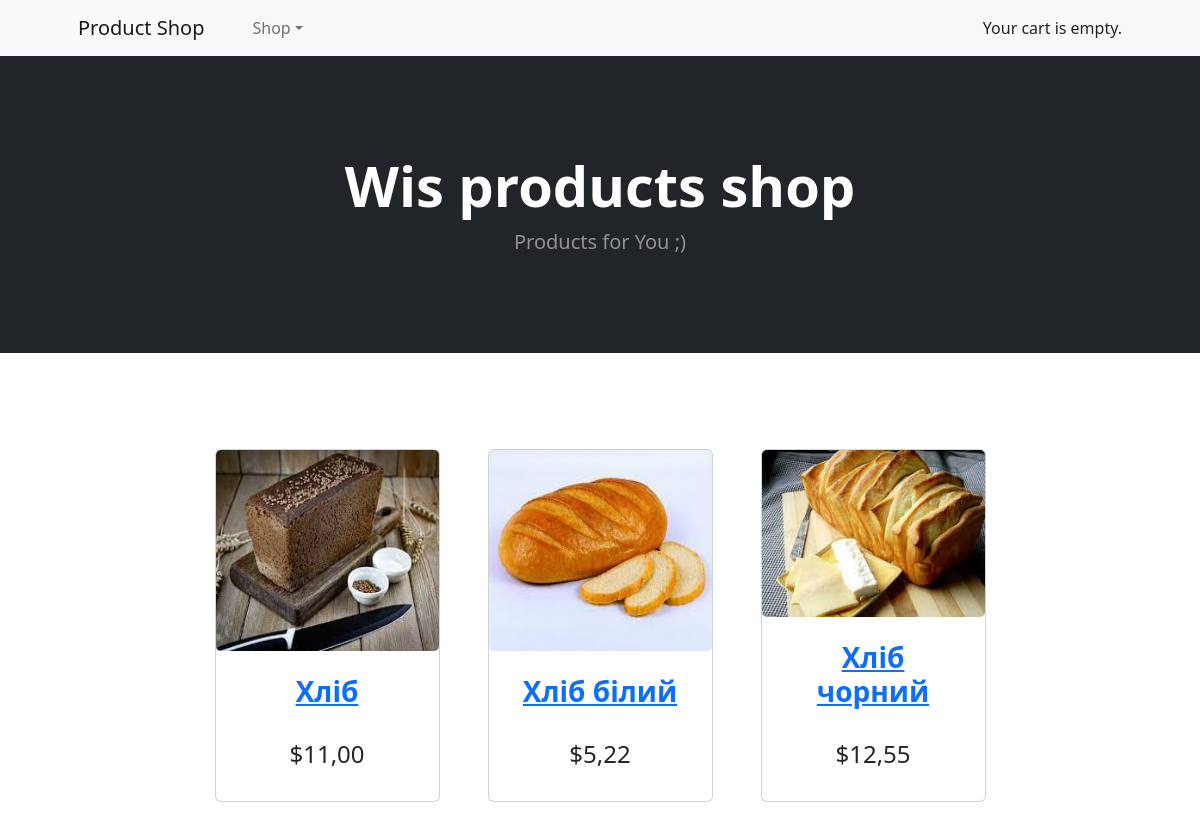
The page /hlib/ on the database as committed earlier.
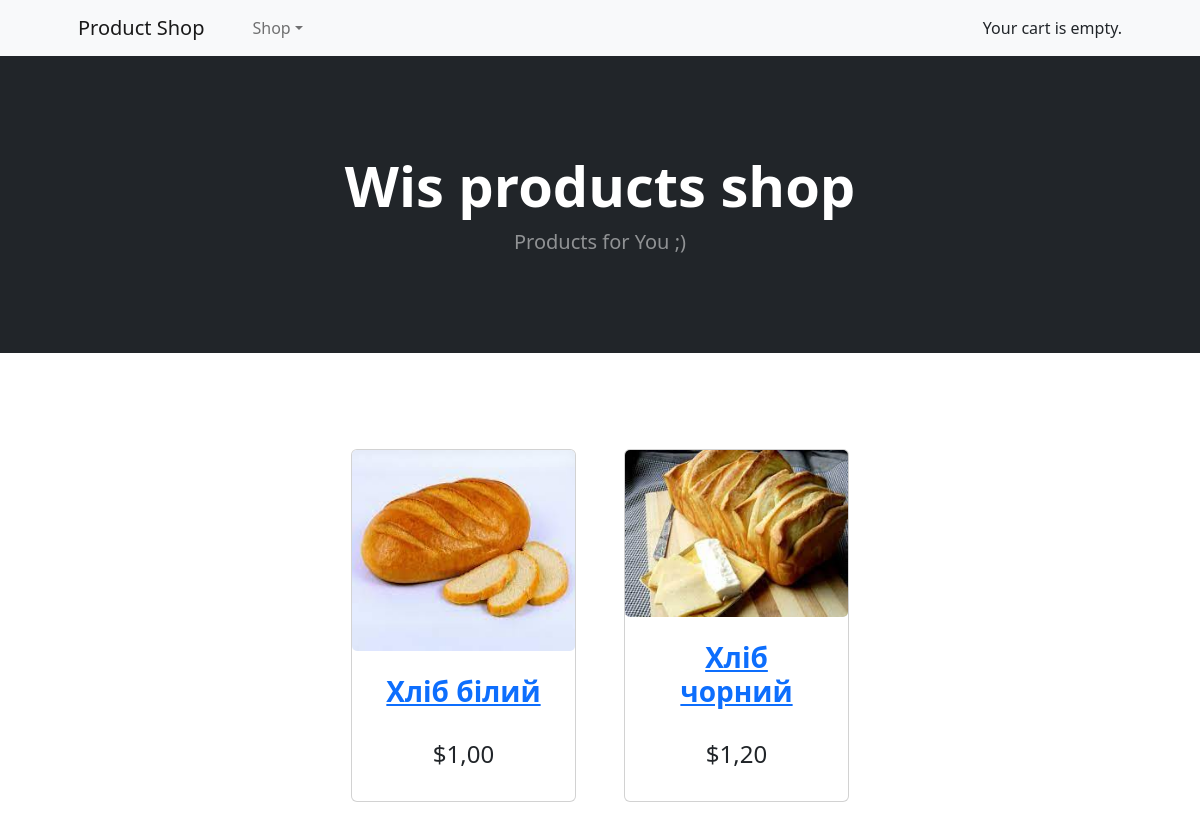
The same page on the database as committed later.
### shop/models.py (models this page shows, shortened)
class Product(models.Model):
    category = models.ForeignKey(Category, related_name='products', on_delete=models.CASCADE)
    name = models.CharField(max_length=100)
    slug = models.SlugField(max_length=100)
    image = models.ImageField(upload_to='products/%Y/%m/%d', blank=True)
    description = models.TextField(blank=True)
    price = models.DecimalField(max_digits=10, decimal_places=2)
    stock = models.PositiveIntegerField()
    available = models.BooleanField(default=True)
    created = models.DateTimeField(auto_now_add=True)
    updated = models.DateTimeField(auto_now=True)
    class Meta:
        ordering = ('name',)
        verbose_name = 'Товар'
        verbose_name_plural = 'Товари'
    def get_absolute_url(self):
        return reverse('shop:product_detail', args=[self.id, self.slug])

### shop/views.py (the view)
# urls.py: path('', views.product_list, name='product_list'),
def product_list(request, category_slug=None):
    category = None
    categories = Category.objects.all()
    products = Product.objects.filter(available=True)
    if category_slug:
        category = get_object_or_404(Category, slug=category_slug)
        products = products.filter(category=category)
    context = {'category': category,
               'categories': categories,
               'products': products}
    return render(request, 'shop/product/list.html', context)

### cart/cart.py (called while the page is built)
    def __len__(self):
        return sum(item['quantity'] for item in self.cart.values())

### cart/context_processors.py (called while the page is built)
def cart(request):
    return {'cart': Cart(request)}

### shop/models.py (called while the page is built)
    def get_absolute_url(self):
        return reverse('shop:product_list_by_category', args=[self.slug])

### shop/templates/shop/product/list.html (shortened to what this page needs)
{% extends "shop/base.html" %}
{% load static %}
{% block content %}
    {% for product in products %}
        <div class="col mb-5">
            <div class="card h-100">
                <img class="item-img" src="{% if product.image %}{{ product.image.url }}{% else %}{% static 'img/no_image.png' %}{% endif %}">
                <div class="card-body p-4">
                    <div class="text-center">
                        <h3><a class="fw-bolder" href="{{ product.get_absolute_url }}">{{ product.name }}</a></h3>
                        <br>
                        <h4>${{ product.price }}</h4>
                    </div>
                </div>
            </div>
        </div>
    {% endfor %}
{% endblock %}

### shop/templates/shop/base.html (shortened to what this page needs)
<!DOCTYPE html>
{% load static %}
<html>
<head>
    <link href="{% static 'css/styles.css' %}" rel="stylesheet" />
</head>
<body>
        <nav class="navbar navbar-expand-lg navbar-light bg-light">
            <div class="container px-4 px-lg-5">
                <a class="navbar-brand" href="/">Product Shop</a>
                <div class="collapse navbar-collapse" id="navbarSupportedContent">
                    <ul class="navbar-nav me-auto mb-2 mb-lg-0 ms-lg-4">
                        <li class="nav-item dropdown">
                            <a class="nav-link dropdown-toggle" id="navbarDropdown" href="#" role="button" data-bs-toggle="dropdown" aria-expanded="false">Shop</a>
                        </li>
                    </ul>
                    <form class="d-flex">
                       {% with total_items=cart|length %}
                            {% if cart|length > 0 %}
                        <button class="btn btn-outline-dark" type="submit">
                            <i class="bi-cart-fill me-1"></i>
                            Your cart:
                            <span class="badge bg-dark text-white ms-1 rounded-pill">
                               <a href="{% url 'cart:cart_detail' %}">
                                    {{ total_items }} item{{ total_items|pluralize }},
                                   ${{ cart.get_total_price }}
                                </a>
                            {% else %}
                                Your cart is empty.
                            {% endif %}
                        {% endwith %}
                    </form>
                </div>
            </div>
        </nav>
        <header class="bg-dark py-5">
            <div class="container px-4 px-lg-5 my-5">
                <div class="text-center text-white">
                    <h1 class="display-4 fw-bolder">Wis products shop</h1>
                    <p class="lead fw-normal text-white-50 mb-0">Products for You ;)</p>
                </div>
            </div>
        </header>
        <section class="py-5">
            <div class="container px-4 px-lg-5 mt-5">
                <div class="row gx-4 gx-lg-5 row-cols-2 row-cols-md-3 row-cols-xl-4 justify-content-center">
                {% block content %}
                {% endblock %}
                </div>
            </div>
        </section>
</body>
</html>

Rows that differ between the two databases and show on the page:
removed Product: image (picture), name "Хліб", price "11,00"
changed Product "Хліб білий": price "5,22" → "1,00"
changed Product "Хліб чорний": price "12,55" → "1,20"
